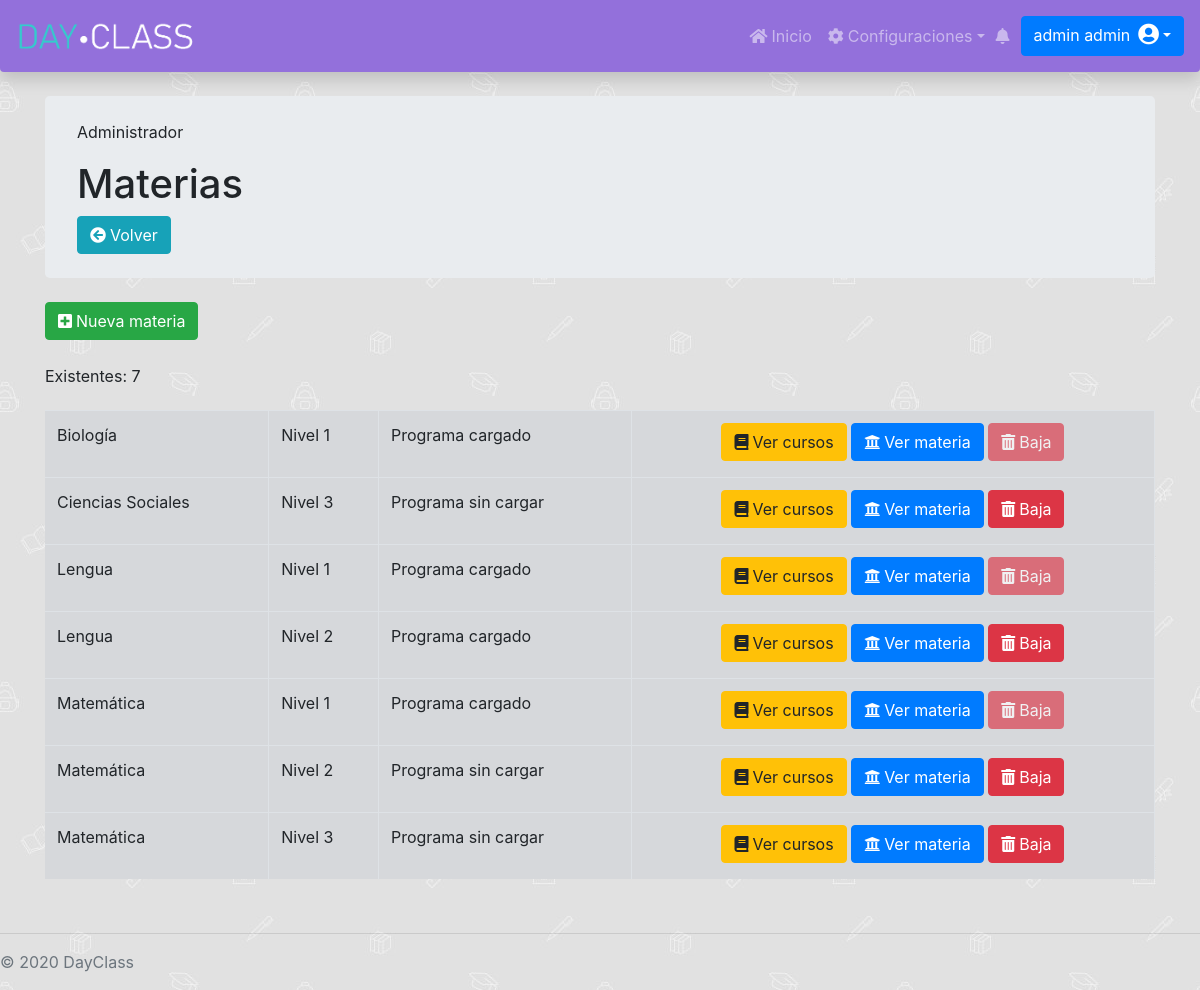
The app's page /Administrador/MateriaCurso/Materia/admMateria.php (signed in) with its own data.
### tables this page shows
CREATE TABLE `materia` (
  `id` int(11) NOT NULL AUTO_INCREMENT,
  `fechaAltaMateria` date DEFAULT NULL,
  `fechaBajaMateria` date DEFAULT NULL,
  `nivelMateria` int(11) NOT NULL,
  `nombreMateria` varchar(255) DEFAULT NULL,
  `cargaHorariaMateria` int(11) DEFAULT NULL,
  PRIMARY KEY (`id`)
);

### Administrador/MateriaCurso/Materia/admMateria.php (the view, shortened to what this page needs)
<?php
include "../../../databaseConection.php";
?>
<link rel="stylesheet" href="https://cdnjs.cloudflare.com/ajax/libs/twitter-bootstrap/4.1.3/css/bootstrap.css">
<link rel="stylesheet" href="https://cdn.datatables.net/1.10.21/css/dataTables.bootstrap4.min.css">
<div class="container">
    <div class="jumbotron my-4 py-4">
        <p class="card-text">Administrador</p>
        <h1>Materias</h1>
        <a href="/DayClass/Administrador/index.php" class="btn btn-info"><i class="fa fa-arrow-circle-left mr-1"></i>Volver</a>
    </div>
    <button class="btn btn-success" data-toggle="modal" data-target="#staticBackdrop1"><i class="fa fa-plus-square mr-1"></i>Nueva materia</button>
    <?php
        $cantidadActivos = $con->query("SELECT id FROM materia WHERE fechaBajaMateria IS NULL")->num_rows;
    ?>
    <div class="mt-4">
        <label><?php echo "Existentes: ".$cantidadActivos ?></label>
    </div>
    <div class="my-2 table-responsive">
        <?php
        $currentDate = date('Y-m-d');
        $consulta1 = $con->query("SELECT * FROM `materia` WHERE `fechaBajaMateria` IS NULL ORDER BY materia.nombreMateria, materia.nivelMateria ASC");
        if(($consulta1->num_rows)!=0){
        echo "<table id='dataTable' class='table table-secondary table-bordered table-hover'>";
            echo "<tbody>";
                while ($resultado1 = $consulta1->fetch_assoc()) {
                    $idmateria = $resultado1['id'];
                    $consulta2 = $con->query("SELECT * FROM programamateria WHERE materia_id = '$idmateria' AND fechaDesdePrograma <= '$currentDate' AND fechaHastaPrograma IS NULL");
                    $url = 'bajaMateria.php?id='.$idmateria;
                    $nombreMateria = $resultado1['nombreMateria'];
                    $nivelMateria = $resultado1['nivelMateria'];
                    if(($consulta2->num_rows)!=0){
                        $cargado = "Programa cargado";
                    } else {
                        $cargado = "Programa sin cargar";
                    }
                    $classHabilitado = "btn btn-danger mb-1";
                    $consultaCursosMateria = $con->query("SELECT curso.id AS idCurso, curso.fechaDesdeCursado, curso.fechaHastaCursado FROM curso, materia WHERE materia.id = '$idmateria' AND materia.id = curso.materia_id AND curso.fechaDesdeCurActual <= '$currentDate' AND curso.fechaHastaCurActul IS NULL AND curso.fechaDesdeCursado <= '$currentDate' AND curso.fechaHastaCursado > '$currentDate'");
                    if(mysqli_num_rows($consultaCursosMateria) != 0 ){
                         while ($cursosMateria = $consultaCursosMateria->fetch_assoc()){
                             $idCurso = $cursosMateria["idCurso"];
                             $fechaDesdeCursado = $cursosMateria["fechaDesdeCursado"];
                             $fechaHastaCursado = $cursosMateria["fechaHastaCursado"];
                             $consultaAlumnos = $con->query("SELECT * FROM `alumnocursoactual` WHERE `fechaDesdeAlumCurAc` = '$fechaDesdeCursado' AND `fechaHastaAlumCurAc` = '$fechaHastaCursado'  AND `curso_id` = '$idCurso' ");
                             if(mysqli_num_rows($consultaAlumnos) != 0 ){
                                $classHabilitado = "btn btn-danger mb-1 disabled";
                                break;
                            }
                         }
                    }
                    echo "<tr>
                        <td>" . $nombreMateria . "</td>
                        <td>Nivel $nivelMateria</td>
                        <td>".$cargado."</td>
                        <td class='text-center'>
                            <a class='btn btn-warning mb-1' href='/DayClass/Administrador/MateriaCurso/Curso/admCurso.php?id=".$resultado1['id']."'><i class='fa fa-book mr-1'></i>Ver cursos</a>
                            <a class='btn btn-primary mb-1' href='/DayClass/Administrador/MateriaCurso/Materia/verMateria.php?id=$idmateria'><i class='fa fa-university mr-1'></i>Ver materia</a>
                            <a class='$classHabilitado' data-emp-id=".$idmateria." onclick='return confirmDelete()' href='$url'><i class='fa fa-trash mr-1'></i>Baja</a>
                        </td>
                    </tr>";
                }
        echo "</tbody>";
        echo "</table>";
        }else{
             echo "<div class='alert alert-warning' role='alert'>
                        <h5><i class='fa fa-exclamation-circle mr-2'></i>Aún no hay materias creadas.</h5>
                    </div>";
        }
                ?>
    </div>
</div>

### DayClassStyle.css (style rules this page uses)
.dayclassnav { background-color: mediumpurple; }
.abajo-pagina { position: absolute; bottom: auto; width: 100%; }
body { padding-top: 4.5rem; background-image: url("/DayClass/images/school.jpg"); background-repeat: repeat; background-attachment: fixed; }

### records on screen
materia: nombreMateria "Biología", nivelMateria "1", cargado "Programa cargado"
materia: nombreMateria "Ciencias Sociales", nivelMateria "3", cargado "Programa sin cargar"
materia: nombreMateria "Lengua", nivelMateria "1", cargado "Programa cargado"
materia: nombreMateria "Lengua", nivelMateria "2", cargado "Programa cargado"
materia: nombreMateria "Matemática", nivelMateria "1", cargado "Programa cargado"
materia: nombreMateria "Matemática", nivelMateria "2", cargado "Programa sin cargar"
materia: nombreMateria "Matemática", nivelMateria "3", cargado "Programa sin cargar"

### other values on screen
$cantidadActivos "7"
